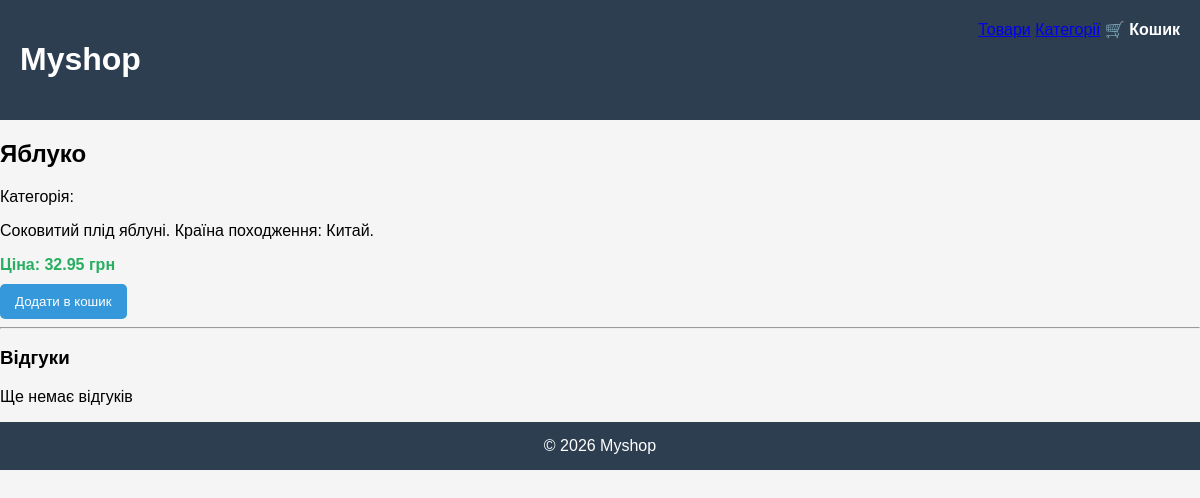
The page /product/8/ on the database its author committed.
### products/models.py (models this page shows, shortened)
class Product(models.Model):
    name = models.CharField(max_length=200, verbose_name="Назва товару")
    category = models.ForeignKey(
        Category,
        on_delete=models.CASCADE,
        null = True,
        blank = True,
        verbose_name="Категорія"
    )
    description = models.TextField(verbose_name="Опис")
    price = models.DecimalField(max_digits=10, decimal_places=2, verbose_name="Ціна")
    in_stock = models.BooleanField(default=True, verbose_name="В наявності")
    created_at = models.DateTimeField(auto_now_add=True, verbose_name="Дата створення")
    class Meta:
        verbose_name = "Товар"
        verbose_name_plural = "Товари"

### products/views.py (the view)
# urls.py: path('product/<int:product_id>/', views.product_detail, name='product_detail'),
def product_detail(request, product_id):
    product = get_object_or_404(Product, id=product_id)
    reviews = Review.objects.filter(product=product)
    return render(request, "product_detail.html", {
        "product": product,
        "reviews": reviews
    })

### templates/product_detail.html (shortened to what this page needs)
{% extends "base.html" %}
{% block content %}
<h2>{{ product.name }}</h2>
<p>
Категорія: {{ product.category.name }}
</p>
<p>
{{ product.description }}
</p>
<p class="price">
Ціна: {{ product.price }} грн
</p>
{% if product.in_stock %}
<form action="{% url 'add_to_cart' product.id %}" method="post">
    <button type="submit">Додати в кошик</button>
</form>
{% else %}
<p>Товар відсутній</p>
{% endif %}
<hr>
<h3>Відгуки</h3>
{% for review in reviews %}
<div class="review">
<strong>{{ review.author }}</strong>
<p>Рейтинг: {{ review.rating }}/5</p>
<p>{{ review.text }}</p>
</div>
{% empty %}
<p>Ще немає відгуків</p>
{% endfor %}
{% endblock %}

### static/css/style.css (style rules this page uses)
body { margin:0; font-family: Arial; background:#f5f5f5; }
.price { display:block; margin:10px 0; font-weight:bold; color:#27ae60; }
button { padding:10px 15px; background:#3498db; border:none; color:white; border-radius:5px; cursor:pointer; }

### rows shown on the page
Product: name "Яблуко", description "Соковитий плід яблуні. Країна походження: Китай.", price "32.95"
